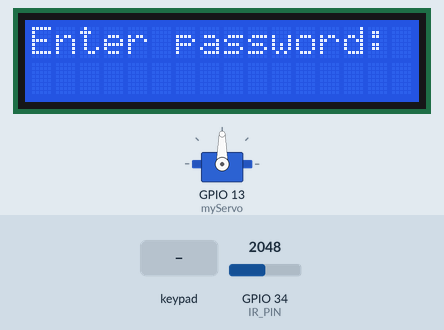
A program run on a simulated ESP32. Shown: servo, 16×2 character LCD. Inputs (shaded band) come from the test bench; at power-on: GPIO 34 (IR_PIN) = 2048. WiFi joins after 1.5 s; servers stay silent unless stated; the local clock reads 2024-03-15 10:24:30 at power-on unless the program sets it; the Firebase database answers and starts empty; what the program prints to the serial monitor is not drawn.

Above: at 2.3 s.
2.4 s: keypad keys 1 2 1 4 2 7 2 6 pressed 0.4 s apart
At 2.5 s:
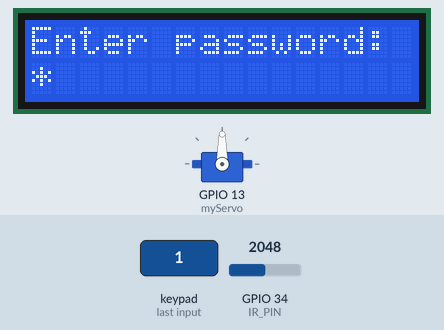
At 5.7 s:
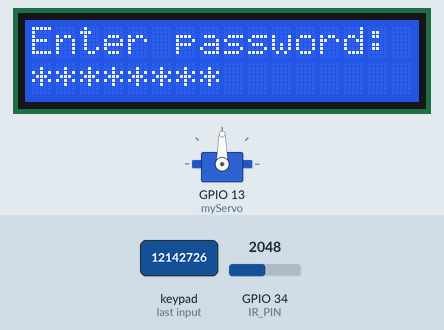
7.1 s: keypad keys 1 2 1 4 2 7 2 6 # pressed 0.4 s apart
At 7.7 s:
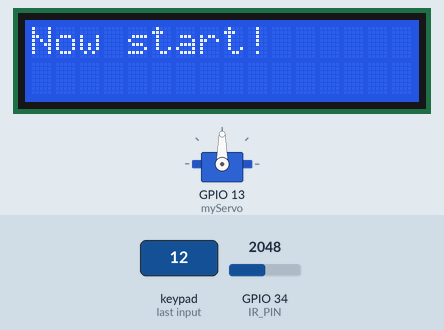
Timing chart, 0 to 10.2 s (numbered marks = the images above; inputs shaded):
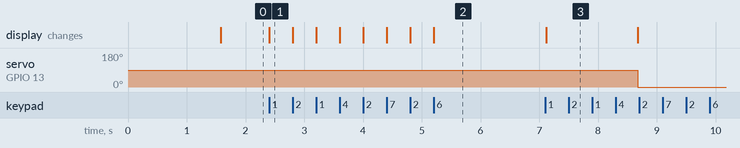

The program:

main.cpp
```cpp
#include <Wire.h>
#include <WiFi.h>
#include <Firebase_ESP_Client.h>
#include <ESP32Servo.h>
#include <Keypad.h>
#include <LiquidCrystal_I2C.h>
#include "addons/TokenHelper.h"
#include "addons/RTDBHelper.h"

#define WIFI_SSID "MEMO"
#define WIFI_PASSWORD "FCbarcelona2009"
#define API_KEY "AIzaSyDADshUI7Rjw6jynScYy5-6RYRgbZrs9mk"
#define DATABASE_URL "https://fir-visualstudio-d089e-default-rtdb.firebaseio.com/"

FirebaseData fbdo;
FirebaseAuth auth;
FirebaseConfig config;
// Variable to save USER UID
String uid;
// Database main path (to be updated in setup with the user UID)
String databasePath;
// Database child nodes
String IR_path_real = "/Ir_Sensor_4095";
String IR_path_map = "/Ir_Sensor_180";
String timePath = "/timestamp";
// Parent Node (to be updated in every loop)
String parentPath;
int timestamp;
FirebaseJson json;
// Network time Protocl Server
const char *ntpServer = "pool.ntp.org";
const byte ROWS = 4;
const byte COLS = 3;
char keys[ROWS][COLS] = {
  {'1','2','3'},
  {'4','5','6'},
  {'7','8','9'},
  {'*','0','#'}
};
byte rowPins[ROWS] = {12,14,27,26};
byte colPins[COLS] = {25,33,32};

Keypad keypad = Keypad(makeKeymap(keys), rowPins, colPins, ROWS, COLS);

const int IR_PIN = 34;

Servo myServo;

LiquidCrystal_I2C lcd(0x27,16,2);

unsigned long dataMillis = 0;

String readKeypadInput() {
  int i = 0;
  String password = "";
  lcd.setCursor(0, 0);
  lcd.print("Enter password:");
  lcd.setCursor(0, 1);
  while (i < 9) {
    char key = keypad.getKey();
    if (key != NO_KEY) {
      password += key;
      Serial.print(key);
      lcd.print("*");
      i++;
    }
  }
  return password;
}
// Function that gets current epoch time
unsigned long getTime()
{
  time_t now;
  struct tm timeinfo;
  if (!getLocalTime(&timeinfo))
  {
    Serial.println("Failed to obtain time");
    return 0;
  }
  time(&now);
  return now;
}

void setup() {
  myServo.attach(13);
  pinMode(IR_PIN, INPUT);
  Serial.begin(115200);
  WiFi.begin(WIFI_SSID, WIFI_PASSWORD);
  while (WiFi.status() != WL_CONNECTED) {
    delay(300);
  }
  lcd.init();
  lcd.backlight();
  auth.user.email = "mahmoud@gmail.com";
  auth.user.password = readKeypadInput();
  configTime(0, 0, ntpServer);
  config.api_key = API_KEY;
  config.database_url = DATABASE_URL;
  Firebase.reconnectWiFi(true);
  fbdo.setResponseSize(4096);
  config.token_status_callback = tokenStatusCallback;
  Firebase.begin(&config, &auth);
  lcd.clear();
  lcd.setCursor(0, 0);
  lcd.print("Now start!");
  while ((auth.token.uid) == "")
  {
    Serial.print('.');
    delay(1000);
  }
  // Print user UID
  uid = auth.token.uid.c_str();
  Serial.print("User UID: ");
  Serial.println(uid);
  // Update database path
  databasePath = "/UsersData/" + uid + "/readings";
}

void CurrentMode()
{
int result = Firebase.RTDB.getInt(&fbdo, databasePath + "/" + String(timestamp) + timePath);
if (result)
{
    timestamp = result;
    Serial.printf("Get time... %d\n", timestamp);
}
else
{
    Serial.printf("Error getting time: %s\n", fbdo.errorReason().c_str());
}
  int IR_reads = analogRead(IR_PIN);
  int IR_mapped = map(IR_reads,0,4095,0,180);
  if (Firebase.RTDB.setInt(&fbdo, databasePath + "/" + String(timestamp) + IR_path_real, IR_reads) && Firebase.RTDB.setInt(&fbdo, databasePath + "/" + String(timestamp) + IR_path_map, IR_mapped) && Firebase.RTDB.setInt(&fbdo, databasePath + "/" + String(timestamp) + timePath, timestamp))
  {
    if (Firebase.RTDB.getInt(&fbdo, databasePath +IR_path_map))
    {
      int reads_of_IR = fbdo.intData();
      lcd.clear();
      lcd.print("Servo Angle = ");
      lcd.print(reads_of_IR);
      Serial.println(reads_of_IR);
      myServo.write(reads_of_IR);
    }
  }
}
void AppendMode()
{
  int IR_reads = analogRead(IR_PIN);
  int IR_mapped = map(IR_reads, 0, 4095, 0, 180);

  FirebaseJson updateJson;
  updateJson.set(IR_path_real.c_str(), IR_reads);
  updateJson.set(IR_path_map.c_str(), IR_mapped);
  updateJson.set(timePath.c_str(), timestamp);

  // Update the lastAppendedTimestamp node in the database
  String lastNodePath = databasePath + "/" + String(timestamp);
  if (Firebase.RTDB.setJSON(&fbdo, lastNodePath.c_str(), &updateJson))
  {
    Serial.println("Data appended successfully to last node.");
  }
  else
  {
    Serial.println("Error appending data to last node: " + fbdo.errorReason());
  }
}

void DeleteNode() {
    if (Firebase.RTDB.deleteNode(&fbdo, databasePath + "/" + String(timestamp) + timePath)) {
        Serial.printf("Delete node... %s\n", "ok");
    } else {
        Serial.printf("Error deleting node: %s\n", fbdo.errorReason().c_str());
    }
}
void loop()
{
  if (millis() - dataMillis > 200 && Firebase.ready())
  {
    // Get current timestamp
    timestamp = getTime();
    Serial.print("time: ");
    Serial.println(timestamp);
    char key = keypad.getKey();
    if (key)
    {
      switch (key)
      {
      case '1':
        CurrentMode();
        break;
      case '2':
        AppendMode();
        break;
      case '3':
        DeleteNode();
        break;
      default:
        break;
      }
    }
  }
  else
  {
    Serial.println("Firebase Error: " + fbdo.errorReason());
  }
}
```

Measured:
- after the input at 2.4 s, the display: changes at once (image 1)
- after the input at 7.1 s, servo on GPIO 13 (myServo): 90° → 0° after 1.6 s; the display: changes at once (image 3)
